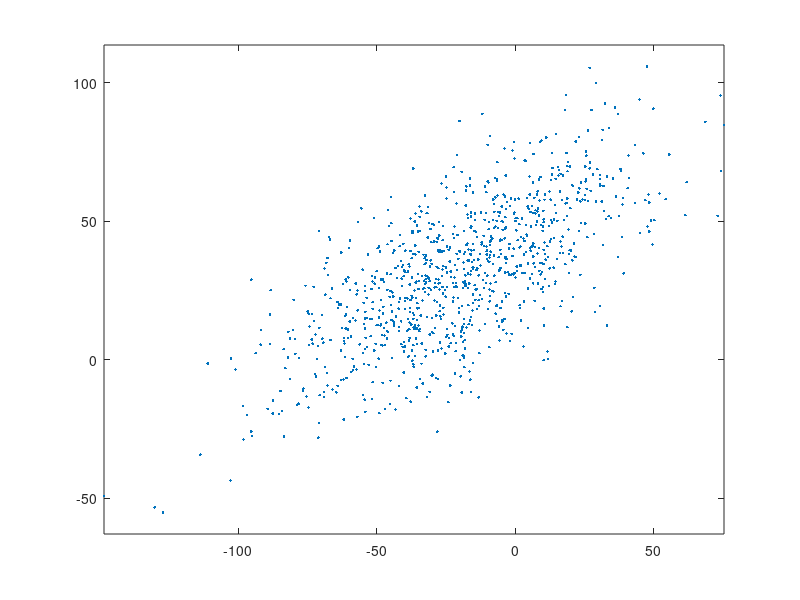

MATLAB code to generate this figure:
% Gaussian distr, Box-Mueller method
n = 1000;
U = rand(2,n);
v = 2*pi*U(2,:);
X = ones(2,1)*sqrt(-2.*log(U(1,:))).*[cos(v);sin(v)];

plot(X(1,:),X(2,:),'.')
axis equal

% Transform
A = [32 -10
     22 12];
t = [-20; 30];
Y = A*X+t*ones(1,n);
plot(Y(1,:),Y(2,:),'.')
axis equal
hold on